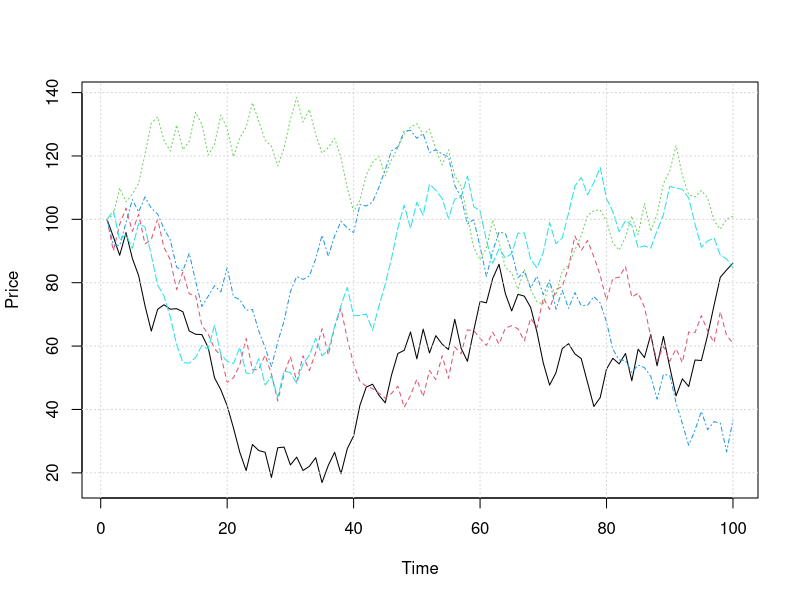

The R source for this figure:
# graph for a brownian motion

Brownian <- function(rows,cols,min,max){
  randomreal <- runif(rows*cols,-10,10)
  dim(randomreal) <- c(rows,cols)
  binit <-100 
  bvect <- matrix(NA,rows,cols)
  for (j in 1:cols){
    for (i in 1:rows){
      bvect[i,j] <- binit
      binit <- binit + (randomreal[i,j])
    }
    binit <- 100
  }
  return(bvect)
}

myresult <- Brownian(100,5,-10,10)
matplot(1:100,myresult,type = "l",col = 1:5,xlab = "Time",ylab = "Price")
# legend("topleft", legend = 1:cols, col=1:cols, pch=1)
grid()

